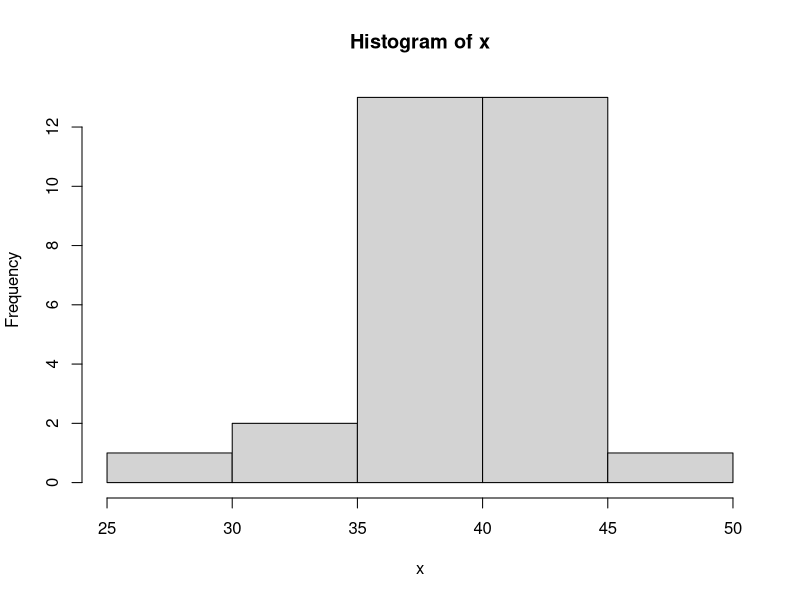
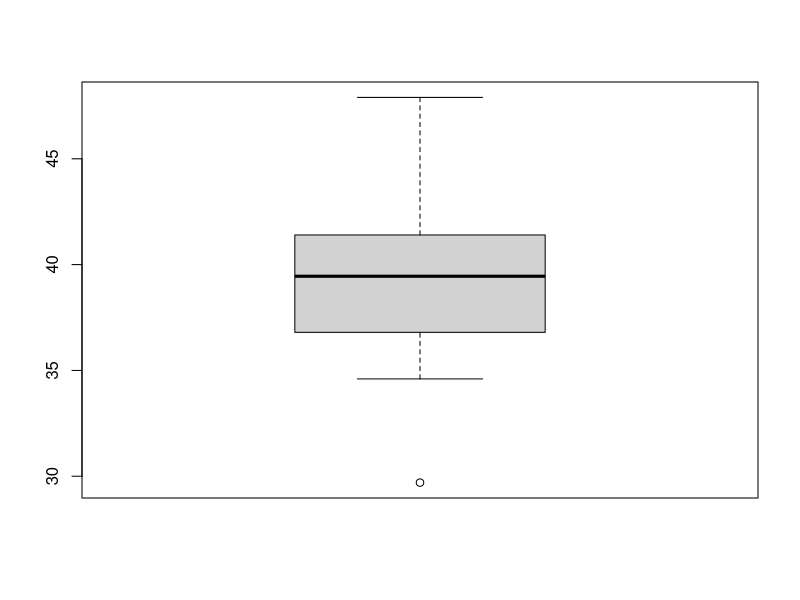
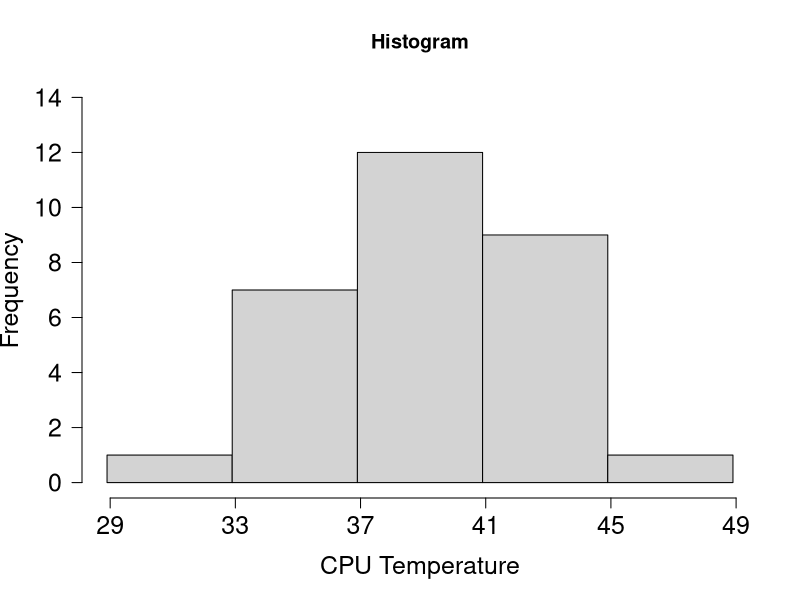
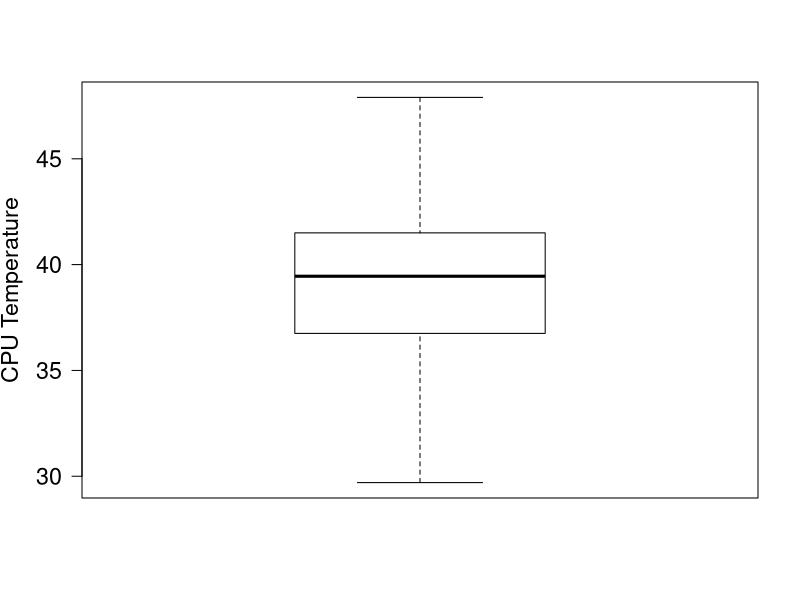

R code for these plots, in order:

x <- c(2, 4, 2, 1, 5, 3, 0, 4, 1, 8)

length(x)

sort(x)

sum(x)
sum(x^2)

mean(x);var(x);sd(x)

summary(x); IQR(x)

#############################
set.seed(12093338)
n <- 30
x <- round(rnorm(n,mean=40,sd=4.1),1)
x[x==41.1][1] <- 41.4

sort(x)

nclass <- 5

x <- sort(x)

max(x) - min(x)

hist(x)
boxplot(x)

mean(x);median(x)


width <- (max(x) - min(x))/nclass
width
width <- ceiling(width)
width

min(x);max(x)

first <- 29

last <- first + nclass*width
last

breaks <- seq(first,last,by=width)
breaks
breaksless <- breaks - 0.1

xmax <- 14

dev.new(width=11,height=5)
hist(x,breaks=breaksless,axes=F,ylim=c(0,xmax),xlab="CPU Temperature",
     main="Histogram", cex.lab=1.5)
axis(1,at=breaks,cex.axis=1.5)
axis(2,at=seq(0,xmax,by=2),cex.axis=1.5,las=2)


hist(x,breaks=breaksless,plot=F)$counts
round(hist(x,breaks=breaksless,plot=F)$counts/n,3)


summary(x)


dev.new(width=10, height=5)

bp <- boxplot(x,plot=F)
bp$stats <- matrix(c(29.7,36.75,39.45,41.5,47.9))
bp$out <- NA
bxp(bp, ylab="CPU Temperature", xlab="", cex.lab=1.4, cex.axis=1.4,las=1)



#########
